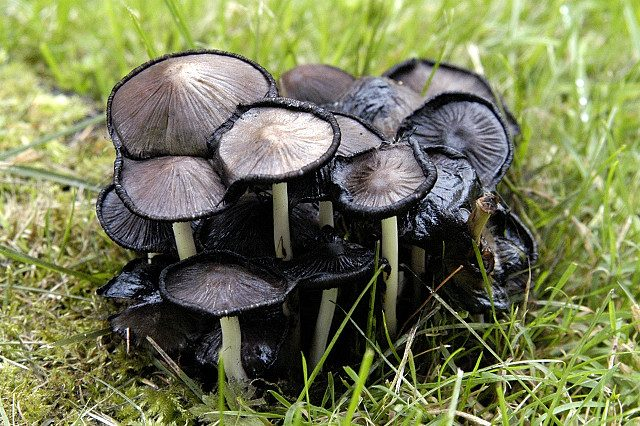
#> input picture gobarska-napoved/img/dvojnice/gola-tintnica.jpg, 640 x 426 px, given in place of gobe-inverzija.jpg, which was not available
$ python make_social_card.py out.png ../gobarska-napoved/img/dvojnice/gola-tintnica.jpg ../gobarska-napoved/img/dvojnice/lactarius_deliciosus.jpg
#> lines starting #> are read from the running program, lines starting #| are printed output that depends on the picture; pictures that were not available may be replaced by others from this repository, and a replacement may not be noted
### tools/generate_og_images.py
"""Generate per-article OG images (1200x630) for Meteorec blog articles.

Background photos sourced from Unsplash (free to use, no attribution required).
Source photos stored in og/bg/. Run this script to regenerate all OG images.
"""
from PIL import Image, ImageDraw, ImageFont, ImageEnhance
import json, os, statistics as st

FONT_BOLD    = '/usr/share/fonts/truetype/liberation/LiberationSans-Bold.ttf'
FONT_REGULAR = '/usr/share/fonts/truetype/liberation/LiberationSans-Regular.ttf'

W, H = 1200, 630
SCRIPT_DIR = os.path.dirname(__file__)
ROOT    = os.path.join(SCRIPT_DIR, '..')
BG_DIR  = os.path.join(SCRIPT_DIR, '..', 'og', 'bg')
OUT_DIR = os.path.join(SCRIPT_DIR, '..', 'og')
os.makedirs(OUT_DIR, exist_ok=True)

# Background photos: og/bg/{key}.jpg — sourced from Unsplash (CC0)
# storm-clouds:    unsplash.com/photos/98mac9dxVfM
# misty-valley:    unsplash.com/photos/RFrA46eVE9A
# flood-river:     unsplash.com/photos/dNIAzWFA7iQ
# drought:         unsplash.com/photos/jKPU-Ph1irs
# ocean-storm:     unsplash.com/photos/Cc9IPYJ_BSY
# rain-overcast:   unsplash.com/photos/gih3eKh2cKA
# spring:          unsplash.com/photos/premium_photo-1661878589476
# weather-station: unsplash.com/photos/1598287504038

ARTICLES = [
    {
        'slug': 'zima-2026-2027-el-nino-napoved',
        'title': 'Zima 2026/27:\nnajmočnejši El Niño?',
        'subtitle': 'Kaj to pomeni za Zgornjo Savinjsko dolino · IREICA1',
        'section': 'Analize',
        'accent': (34, 211, 238),
        'photo': 'misty-valley',
    },
    {
        'slug': 'anketa-android-aplikacija-meteorec',
        'title': 'Anketa:\n10 proti 9',
        'subtitle': 'Bi si res naložili aplikacijo Meteorec? · IREICA1',
        'section': 'Skupnost',
        'accent': (77, 159, 248),
        'photo': 'weather-station',
    },
    {
        'slug': 'napoved-avgust-2026-zgornja-savinjska-dolina',
        'title': 'Napoved za\navgust 2026',
        'subtitle': 'Bo najbolj vroč in suh mesec poletja? · IREICA1',
        'section': 'Napoved',
        'accent': (245, 158, 11),
        'photo': 'drought',
    },
    {
        'slug': 'reke-megle-temperaturna-inverzija-recica-savinji',
        'title': 'Reke megle\nnad dolino',
        'subtitle': 'Temperaturna inverzija v Zgornji Savinjski dolini · IREICA1',
        'section': 'Analiza',
        'accent': (34, 211, 238),
        'photo': 'megla-recica-lastna',
    },
    {
        'slug': 'vrocinski-val-konec-julija-2026',
        'title': 'Bo dolina spet\nohladila noč?',
        'subtitle': 'Vročinski val konec julija 2026 · IREICA1',
        'section': 'Analize',
        'accent': (249, 115, 22),
        'photo': 'night-fog-valley',
    },
    {
        'slug': 'dve-nevihte-hladno-jutro',
        'title': 'Dve nevihti,\nnato hladno jutro',
        'subtitle': 'Fronta ohladila Zgornjo Savinjsko dolino · IREICA1',
        'section': 'Napoved',
        'accent': (34, 211, 238),
        'photo': 'dusk-storm',
    },
    {
        'slug': 'vreme-golte-sneg-razmere',
        'title': 'Vreme na\nGolteh',
        'subtitle': 'Sneg, razmere in kdaj na obisk',
        'section': 'Vodnik',
        'accent': (96, 165, 250),
        'photo': 'misty-valley',
    },
    {
        'slug': 'nevihtni-obeti-11-julij-2026',
        'title': 'Ali bo\ndanes grmelo?',
        'subtitle': 'Nevihtni obeti · 11. julij 2026 · IREICA1',
        'section': 'Napoved',
        'accent': (139, 92, 246),
        'photo': 'storm-clouds',
    },
    {
        'slug': 'susa-savinjska-dolina-hidrologija',
        'title': 'Suša kljub\ndežju',
        'subtitle': 'Hidrologija Zgornje Savinjske doline',
        'section': 'Analize',
        'accent': (245, 158, 11),
        'photo': 'drought',
    },
    {
        'slug': 'med-dvema-vrocinskima-valoma-ireica1',
        'title': 'Med dvema\nvročinskima valoma',
        'subtitle': 'Podatki postaje IREICA1',
        'section': 'Analize',
        'accent': (239, 68, 68),
        'photo': 'drought',
    },
    {
        'slug': 'napoved-julij-2026',
        'title': 'Kakšen bo\njulij 2026?',
        'subtitle': 'Napoved za 2 tedna + obeti · IREICA1',
        'section': 'Napoved',
        'accent': (59, 130, 246),
        'photo': 'storm-clouds',
    },
    {
        'slug': 'julij-skozi-zgodovino-recica-savinji',
        'title': 'Julij skozi\nzgodovino',
        'subtitle': '75 let najtoplejšega meseca · IREICA1',
        'section': 'Analize',
        'accent': (245, 158, 11),
        'photo': 'drought',
    },
    {
        'slug': 'podnebna-zgodovina-recica-savinji-1950-2025',
        'title': 'Rečica ob Savinji\nod leta 1950',
        'subtitle': '75 let podnebja + 6 let postaje · IREICA1',
        'section': 'Analize',
        'accent': (239, 68, 68),
        'photo': 'misty-valley',
    },
    {
        'slug': 'vremenski-povzetek-maj-2026',
        'title': 'Vremenski povzetek\nmaj 2026',
        'subtitle': 'Rečica ob Savinji · IREICA1',
        'section': 'Vremenski povzetki',
        'accent': (14, 165, 233),
        'photo': 'spring',
    },
    {
        'slug': 'vremenski-povzetek-april-2026',
        'title': 'Vremenski povzetek\napril 2026',
        'subtitle': 'Rečica ob Savinji · IREICA1',
        'section': 'Vremenski povzetki',
        'accent': (14, 165, 233),
        'photo': 'rain-overcast',
    },
    {
        'slug': 'padavinski-vzorci-savinjske-doline',
        'title': 'Padavinski vzorci\nSavinjske doline',
        'subtitle': 'Analiza 6 let meritev · IREICA1',
        'section': 'Analize',
        'accent': (99, 102, 241),
        'photo': 'misty-valley',
    },
    {
        'slug': 'el-nino-2026',
        'title': 'El Niño 2026',
        'subtitle': 'Super El Niño v zimi 2026/27?',
        'section': 'Analize',
        'accent': (239, 68, 68),
        'photo': 'ocean-storm',
    },
    {
        'slug': '300-let-poplav-na-savinji',
        'title': '300 let poplav\nna Savinji',
        'subtitle': 'Od 1231 do 2023 · zgodovina',
        'section': 'Analize',
        'accent': (59, 130, 246),
        'photo': 'flood-river',
    },
    {
        'slug': 'velika-pozarna-ogrozenost-8-julij-2026',
        'title': 'Velika požarna\nogroženost',
        'subtitle': 'Od 8. julija 2026 · IREICA1',
        'section': 'Analize',
        'accent': (249, 115, 22),
        'photo': 'drought',
    },
    {
        'slug': 'poplave-2023',
        'title': 'Poplave avgusta 2023\nv Savinjski dolini',
        'subtitle': 'Najhujša naravna nesreča v zgodovini',
        'section': 'Analize',
        'accent': (59, 130, 246),
        'photo': 'flood-river',
    },
    {
        'slug': 'vrocinski-val-junij-2026',
        'title': 'Vročinski val\njunija 2026',
        'subtitle': 'Se obeta nov junijski rekord?',
        'section': 'Analize',
        'accent': (245, 158, 11),
        'photo': 'drought',
    },
    {
        'slug': 'max-temperatura-28-junij-2026',
        'title': '36,2 °C — nov\njunijski rekord',
        'subtitle': '28. junij 2026 · IREICA1',
        'section': 'Analize',
        'accent': (239, 68, 68),
        'photo': 'drought',
    },
    {
        'slug': 'nevihte-toca-hudourniki-julij-2026',
        'title': 'Nevihte, toča in\nhudourniki',
        'subtitle': 'Preobrat 1.–2. julija 2026 · IREICA1',
        'section': 'Napoved',
        'accent': (59, 130, 246),
        'photo': 'storm-clouds',
    },
    {
        'slug': 'topoklima-savinjska-dolina-ireica1',
        'title': 'Topoklimatologija\nSavinjske doline',
        'subtitle': 'Inverzije, vetrovi, vročina · IREICA1',
        'section': 'Analize',
        'accent': (99, 102, 241),
        'photo': 'misty-valley',
    },
    {
        'slug': 'primerjava-krajev-vrocinski-val-julij-2026',
        'title': 'Vročinski val v\nštirih krajih doline',
        'subtitle': 'Rečica, Mozirje, Nazarje, Ljubno · IREICA1',
        'section': 'Analize',
        'accent': (99, 102, 241),
        'photo': 'misty-valley',
    },
    {
        'slug': 'prva-tropska-noc-recica-julij-2026',
        'title': 'Prva tropska noč\nv Rečici?',
        'subtitle': '26,0 °C ob 23.20 · IREICA1',
        'section': 'Analize',
        'accent': (245, 158, 11),
        'photo': 'night-fog-valley',
    },
    {
        'slug': 'tropske-noci-inverzija-savinjska-dolina',
        'title': 'Tropske noči in\ninverzija v Savinjski dolini',
        'subtitle': 'Zakaj je tvoja noč topla · IREICA1',
        'section': 'Analize',
        'accent': (245, 158, 11),
        'photo': 'night-fog-valley',
    },
    {
        'slug': 'junij-2026-dvoglavi-mesec',
        'title': 'Junij 2026:\ndvoglavi mesec',
        'subtitle': '162 mm dežja in 30,1 °C · IREICA1',
        'section': 'Analize',
        'accent': (77, 159, 248),
        'photo': 'storm-clouds',
    },
    {
        'slug': 'vremenski-povzetek-junij-2026',
        'title': 'Vremenski povzetek\njunij 2026',
        'subtitle': 'Rečica ob Savinji · IREICA1',
        'section': 'Vremenski povzetki',
        'accent': (14, 165, 233),
        'photo': 'rain-overcast',
    },
    {
        'slug': 'junijski-rekord-ireica1-vrocinski-val-2026',
        'title': 'Junijski rekord\nIREICA1',
        'subtitle': 'Vročinski val junija 2026',
        'section': 'Analize',
        'accent': (239, 68, 68),
        'photo': 'drought',
    },
    {
        'slug': 'ekoloska-tveganja-pozarna-ogrozenost-vetrolomi',
        'title': 'Požarna ogroženost\nin vetrolomi',
        'subtitle': 'Ekološka in okoljska tveganja · IREICA1',
        'section': 'Analize',
        'accent': (249, 115, 22),
        'photo': 'drought',
    },
    {
        'slug': 'anatomija-poletne-nevihte-recica-savinji',
        'title': 'Anatomija\npoletne nevihte',
        'subtitle': 'Downburst, rosišče, 16,5 mm dežja · IREICA1',
        'section': 'Analize',
        'accent': (59, 130, 246),
        'photo': 'storm-clouds',
    },
    {
        'slug': 'najhladnejsa-julijska-jutra-recica',
        'title': 'Najhladnejša\njulijska jutra',
        'subtitle': 'Rekord 7,5 °C (14. jul. 2020) · IREICA1',
        'section': 'Analize',
        'accent': (34, 211, 238),
        'photo': 'misty-valley',
    },
    {
        'slug': 'temperaturni-trend-ireica1-2020-2025',
        'title': 'Se dolina segreva?',
        'subtitle': 'Šest let temperatur · IREICA1 · 2020–2025',
        'section': 'Analize',
        'accent': (239, 68, 68),
        'photo': 'weather-station',
    },
    {
        'slug': 'najbolj-suha-pomlad-2026-ireica1',
        'title': 'Najbolj suha\npomlad doslej',
        'subtitle': 'Pomlad 2026: 179 mm, −46 % · IREICA1',
        'section': 'Analize',
        'accent': (245, 158, 11),
        'photo': 'drought',
    },
    {
        'slug': 'zakaj-ni-bilo-neurja-14-julij-2026',
        'title': 'Zakaj neurja\nniso prišla?',
        'subtitle': 'Anatomija »busta« · 14. julij 2026',
        'section': 'Analiza',
        'accent': (167, 139, 250),
        'photo': 'storm-clouds',
    },
    {
        'slug': 'polletni-pregled-2026-ireica1',
        'title': 'Prvo polletje 2026\nna postaji IREICA1',
        'subtitle': 'Pol leta v dveh obrazih · IREICA1',
        'section': 'Analize',
        'accent': (99, 102, 241),
        'photo': 'misty-valley',
    },
    {
        'slug': 'blog',
        'title': 'Blog Meteorec',
        'subtitle': 'Vremenski povzetki in analize · IREICA1',
        'section': 'Blog',
        'accent': (34, 197, 94),
        'photo': 'misty-valley',
    },
    {
        'slug': 'o-postaji',
        'title': 'O postaji IREICA1',
        'subtitle': 'Rečica ob Savinji · 366 m n.m.',
        'section': 'O postaji',
        'accent': (168, 85, 247),
        'photo': 'weather-station',
    },
]


# ── /vreme/mesec/<mesec>/ climatology OG images ──────────────────────────────
# slug/naslov morata ustrezati MES_NOM v tools/generate_seo_pages.py.
MONTHS = [
    {'m': 1,  'slug': 'januar',    'title': 'Vreme\njanuarja',    'accent': (96, 165, 250),  'photo': 'night-fog-valley'},
    {'m': 2,  'slug': 'februar',   'title': 'Vreme\nfebruarja',   'accent': (96, 165, 250),  'photo': 'misty-valley'},
    {'m': 3,  'slug': 'marec',     'title': 'Vreme\nmarca',       'accent': (34, 197, 94),   'photo': 'spring'},
    {'m': 4,  'slug': 'april',     'title': 'Vreme\naprila',      'accent': (34, 197, 94),   'photo': 'spring'},
    {'m': 5,  'slug': 'maj',       'title': 'Vreme\nmaja',        'accent': (34, 197, 94),   'photo': 'spring'},
    {'m': 6,  'slug': 'junij',     'title': 'Vreme\njunija',      'accent': (245, 158, 11),  'photo': 'storm-clouds'},
    {'m': 7,  'slug': 'julij',     'title': 'Vreme\njulija',      'accent': (239, 68, 68),   'photo': 'drought'},
    {'m': 8,  'slug': 'avgust',    'title': 'Vreme\navgusta',     'accent': (239, 68, 68),   'photo': 'drought'},
    {'m': 9,  'slug': 'september', 'title': 'Vreme\nseptembra',   'accent': (245, 158, 11),  'photo': 'misty-valley'},
    {'m': 10, 'slug': 'oktober',   'title': 'Vreme\noktobra',     'accent': (249, 115, 22),  'photo': 'rain-overcast'},
    {'m': 11, 'slug': 'november',  'title': 'Vreme\nnovembra',    'accent': (99, 102, 241),  'photo': 'night-fog-valley'},
    {'m': 12, 'slug': 'december',  'title': 'Vreme\ndecembra',    'accent': (99, 102, 241),  'photo': 'night-fog-valley'},
]


# [87 lines left out: functions load_month_climatology, make_month_og, not called in this run]


def smart_crop(img, w, h):
#> called with w = 1080, h = 1080
    ratio = img.width / img.height
#> ratio = 1.5
    target = w / h
    if ratio > target:
        new_h, new_w = h, int(ratio * h)
#> new_h = 1080; new_w = 1622
    else:
        new_w, new_h = w, int(w / ratio)
    img = img.resize((new_w, new_h), Image.LANCZOS)
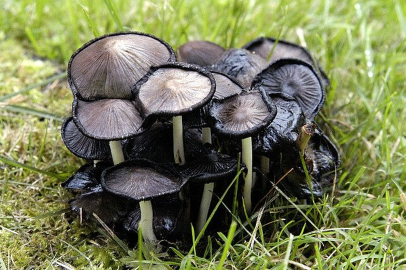
#> img: PIL image 1622x1080 RGB (shown at 1/4 size); mean R, G, B 118.4, 123.9, 85.9
    x = (new_w - w) // 2
#> x = 271
    y = (new_h - h) // 3  # crop slightly above center
#> y = 0
    return img.crop((x, y, x + w, y + h))
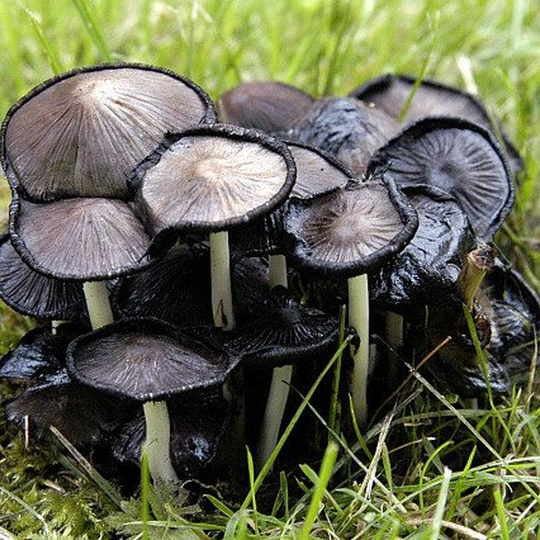
#> returned value: PIL image 1080x1080 RGB (shown at 1/2 size); mean R, G, B 100.9, 103.9, 80.5


# [104 lines left out: functions dark_overlay, make_og, not called in this run]


# Standalone pillar-page cards (not blog articles).
PAGES = [
    {
        'slug': 'gobarska-napoved',
        'title': 'Gobarska\nnapoved',
        'subtitle': 'Indeks ugodnosti pogojev po vrstah · Zgornja Savinjska',
        'section': 'Gobarji',
        'accent': (52, 211, 153),
        'photo': 'misty-valley',
    },
]

# [9 lines that do not run on import are left out]

### tools/make_social_card.py
#!/usr/bin/env python3
"""
tools/make_social_card.py — kvadratna kartica 1080x1080 za objave na FB/IG,
ki NISO članek.

OG slike člankov (tools/generate_og_images.py) so 1200x630 — Instagram jih
obreže na kvadrat in pri tem odreže naslov. Samostojne dnevne objave (dnevno
dejstvo, kasneje lahko še pragovi/gobe/nevihte) zato dobijo svojo kvadratno
kartico, ki je zasnovana za obrez na kvadrat od začetka.

Ozadje je VEDNO Filipova fotografija: najprej rotacija z Google Drive prek
DRIVE_PHOTO_PATH (tools/fetch_drive_photo.py, ~144 fotografij), ob odpovedi
prenosa pa njegov arhiv v og/bg/ (OWN_PHOTOS). Unsplash stock fotke, ki so
prav tako v og/bg/, so tu prepovedane — objava na FB/IG gre pod njegovim
imenom in mora biti njegova. Obrez `smart_crop` je skupen z OG generatorjem.

Uporaba kot modul:
  from make_social_card import make_card
  make_card("og/social/dejstvo-2026-07-29.jpg", headline="...", badge="...",
            stats=[("Najvišja", "34,5 °C"), ...], accent=(245,158,11),
            photo="drought")

Uporaba iz ukazne vrstice (test):
  python3 tools/make_social_card.py out.jpg "Naslov kartice" "OZNAKA"
"""
import os
import sys

from PIL import Image, ImageDraw, ImageFont, ImageEnhance

sys.path.insert(0, os.path.dirname(os.path.abspath(__file__)))

from generate_og_images import smart_crop  # noqa: E402  (rabi pot zgoraj)

SCRIPT_DIR = os.path.dirname(os.path.abspath(__file__))
ROOT = os.path.dirname(SCRIPT_DIR)
BG_DIR = os.path.join(ROOT, "og", "bg")
OUT_DIR = os.path.join(ROOT, "og", "social")

FONT_BOLD = "/usr/share/fonts/truetype/liberation/LiberationSans-Bold.ttf"
FONT_REGULAR = "/usr/share/fonts/truetype/liberation/LiberationSans-Regular.ttf"

S = 1080          # stranica kvadrata
PAD = 72
STATION = "IREICA1 · Rečica ob Savinji · 366 m n. m."

# Filipove fotografije v og/bg/ — SAMO te smejo na kartico za FB/IG.
# og/bg/ vsebuje tudi osem Unsplash stock fotk (seznam z URL-ji je na vrhu
# tools/generate_og_images.py); tu so prepovedane, ker gre objava ven pod
# Filipovim imenom. Če dodaš novo lastno fotko v og/bg/, jo dopiši sem.
OWN_PHOTOS = {
    "gobe-inverzija",        # jutranja inverzija nad dolino, oranžen vzhod
    "gobe-lastna",           # gozdna tla
    "istra-nevihta-lastna",  # kopasti oblak nad vasjo, modro nebo
    "megla-recica-lastna",   # reke megle nad Rečico
    "nevihta-2019",          # strela nad dolino
}


def font(path, size):
    return ImageFont.truetype(path, size)


def dark_overlay(img):
    """Temna prevleka — močnejša zgoraj in spodaj, da sta blagovna znamka in
    vrstica meritev berljivi tudi na svetli fotografiji."""
    ov = Image.new("RGBA", (S, S), (0, 0, 0, 0))
#> ov: PIL image 1080x1080 RGBA; every value is 0
    d = ImageDraw.Draw(ov)
    for row in range(S):
        t = row / S
        edge = abs(t - 0.5) * 2
        d.line([(0, row), (S, row)], fill=(0, 0, 0, int(120 + edge * 95)))
    return Image.alpha_composite(img.convert("RGBA"), ov).convert("RGB")
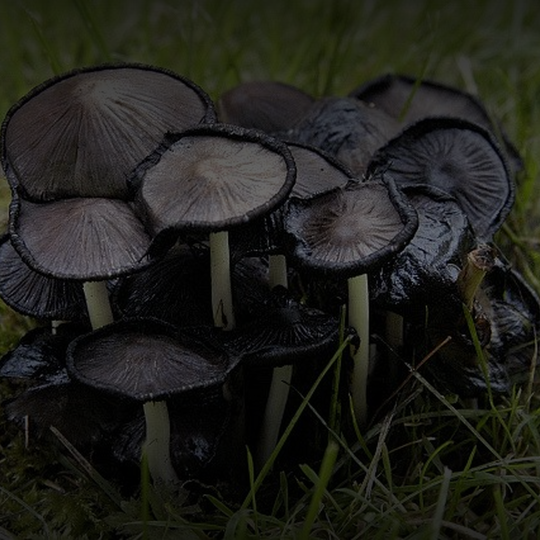
#> returned value: PIL image 1080x1080 RGB (shown at 1/2 size); mean R, G, B 32.2, 32.6, 27.4


def load_background(photo):
    """Filipova fotka z Drive, če jo je prejšnji korak workflowa naložil,
    sicer njegova arhivska fotka iz og/bg/ (nikoli stock)."""
    if photo not in OWN_PHOTOS:
        raise ValueError(
            f"{photo!r} ni Filipova fotografija — na kartico za FB/IG smejo samo "
            f"{sorted(OWN_PHOTOS)} ali fotka z Drive rotacije."
        )
    drive_photo = os.environ.get("DRIVE_PHOTO_PATH")
    is_drive = bool(drive_photo and os.path.isfile(drive_photo))
    path = drive_photo if is_drive else os.path.join(BG_DIR, f"{photo}.jpg")
    bg = smart_crop(Image.open(path).convert("RGB"), S, S)
    if is_drive:
        # Enak popravek kot pri OG karticah: surove fotografije so temnejše in
        # manj kontrastne od kuriranega kataloga.
        bg = ImageEnhance.Contrast(bg).enhance(1.25)
        bg = ImageEnhance.Color(bg).enhance(1.2)
        bg = ImageEnhance.Brightness(bg).enhance(1.15)
    return bg


def wrap_lines(draw, text, fnt, max_w):
    lines, cur = [], ""
    for word in text.split():
        trial = f"{cur} {word}".strip()
        if draw.textbbox((0, 0), trial, font=fnt)[2] <= max_w or not cur:
            cur = trial
        else:
            lines.append(cur)
            cur = word
    if cur:
        lines.append(cur)
    return lines


def fit_headline(draw, text, max_w, max_h, start=54, minimum=30):
    """Največja velikost pisave, pri kateri se ovito besedilo še vedno
    prilega — dolžina dejstva niha od ~90 do ~260 znakov."""
    size = start
    while size > minimum:
        fnt = font(FONT_BOLD, size)
        lines = wrap_lines(draw, text, fnt, max_w)
        if len(lines) * (size + 14) <= max_h:
            return fnt, lines
        size -= 2
    fnt = font(FONT_BOLD, minimum)
    return fnt, wrap_lines(draw, text, fnt, max_w)


def outlined(draw, xy, text, fnt, fill=(255, 255, 255)):
    x, y = xy
    for dx, dy in ((-2, -2), (2, -2), (-2, 2), (2, 2), (0, 3), (3, 0), (-3, 0), (0, -3)):
        draw.text((x + dx, y + dy), text, font=fnt, fill=(0, 0, 0))
    draw.text((x, y), text, font=fnt, fill=fill)


def make_card(out_path, headline, badge, stats, accent, photo):
    """Nariše kartico in jo shrani kot JPEG.

    headline — golo besedilo dejstva (brez HTML)
    badge    — oznaka zgoraj levo, npr. "DNEVNO DEJSTVO · 29. JULIJ"
    stats    — seznam parov (oznaka, vrednost) v vrstici na dnu
    accent   — RGB poudarek
    photo    — ime fotke iz og/bg/ (brez .jpg)
    """
    img = dark_overlay(load_background(photo))
    draw = ImageDraw.Draw(img)

    draw.rectangle([0, 0, 8, S], fill=accent)

    # Blagovna znamka zgoraj levo
    draw.text((PAD, PAD), "Meteorec", font=font(FONT_BOLD, 38),
              fill=tuple(min(255, c + 60) for c in accent))
    draw.text((PAD, PAD + 48), "meteorec.si", font=font(FONT_REGULAR, 26),
              fill=(210, 225, 245))

    # Oznaka pod znamko
    fnt_badge = font(FONT_BOLD, 24)
    bx, by = PAD, PAD + 100
    bb = draw.textbbox((0, 0), badge, font=fnt_badge)
#> bb = (0, 5, 665, 27)
    draw.rounded_rectangle([bx, by, bx + bb[2] + 32, by + bb[3] + 20], radius=8,
                           fill=(*accent, 55), outline=(*accent, 215))
    draw.text((bx + 16, by + 8), badge, font=fnt_badge, fill=(255, 255, 255))

    # Dejstvo — levo poravnano, navpično centrirano med oznako in vrstico meritev
    top = by + 130
    bottom = S - PAD - 150
    fnt_head, lines = fit_headline(draw, headline, S - 2 * PAD, bottom - top)
#> lines = 1 item
    line_h = fnt_head.size + 14
    y = top + max(0, (bottom - top - len(lines) * line_h) // 2)
#> y = 546
    for line in lines:
        outlined(draw, (PAD, y), line, fnt_head)
        y += line_h
#> this loop made 1 pass
#> (x in outlined, y) on pass 1: (72, 614)
#> after the loop, y = 614

    # Vrstica meritev na dnu
    if stats:
        fnt_val = font(FONT_BOLD, 38)
        fnt_lab = font(FONT_REGULAR, 22)
        col_w = (S - 2 * PAD) // len(stats)
        base = S - PAD - 118
        draw.line([(PAD, base - 26), (S - PAD, base - 26)], fill=(*accent, 160), width=2)
        for i, (label, value) in enumerate(stats):
            x = PAD + i * col_w
            draw.text((x, base), label.upper(), font=fnt_lab, fill=(196, 214, 235))
            outlined(draw, (x, base + 30), value, fnt_val)

    # Postaja na dnu
    fnt_stn = font(FONT_REGULAR, 22)
    sw = draw.textbbox((0, 0), STATION, font=fnt_stn)[2]
#> sw = 410
    draw.text(((S - sw) // 2, S - PAD + 14), STATION, font=fnt_stn, fill=(190, 210, 230))

    os.makedirs(os.path.dirname(out_path) or ".", exist_ok=True)
    img.save(out_path, "JPEG", quality=86, optimize=True)
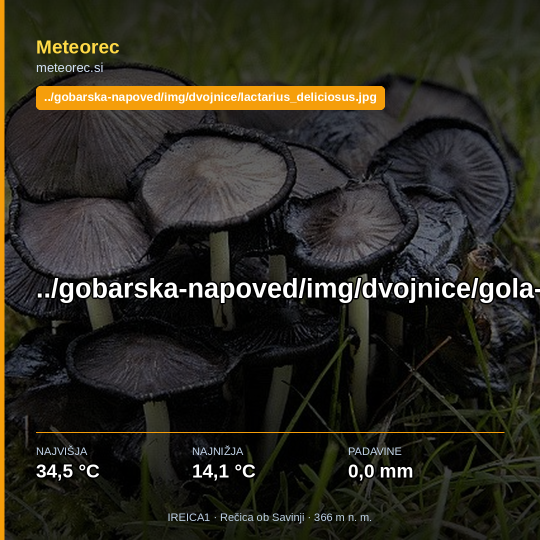
#> saved as out.png: PIL image 1080x1080 RGB (shown at 1/2 size); mean R, G, B 44.7, 42.1, 31.9
    print(f"Kartica: {out_path}")
    return out_path


if __name__ == "__main__":
    out = sys.argv[1] if len(sys.argv) > 1 else os.path.join(OUT_DIR, "test.jpg")
    head = sys.argv[2] if len(sys.argv) > 2 else "Testna kartica za družbena omrežja."
    lab = sys.argv[3] if len(sys.argv) > 3 else "TEST"
    make_card(out, headline=head, badge=lab,
              stats=[("Najvišja", "34,5 °C"), ("Najnižja", "14,1 °C"), ("Padavine", "0,0 mm")],
              accent=(245, 158, 11), photo="gobe-inverzija")
